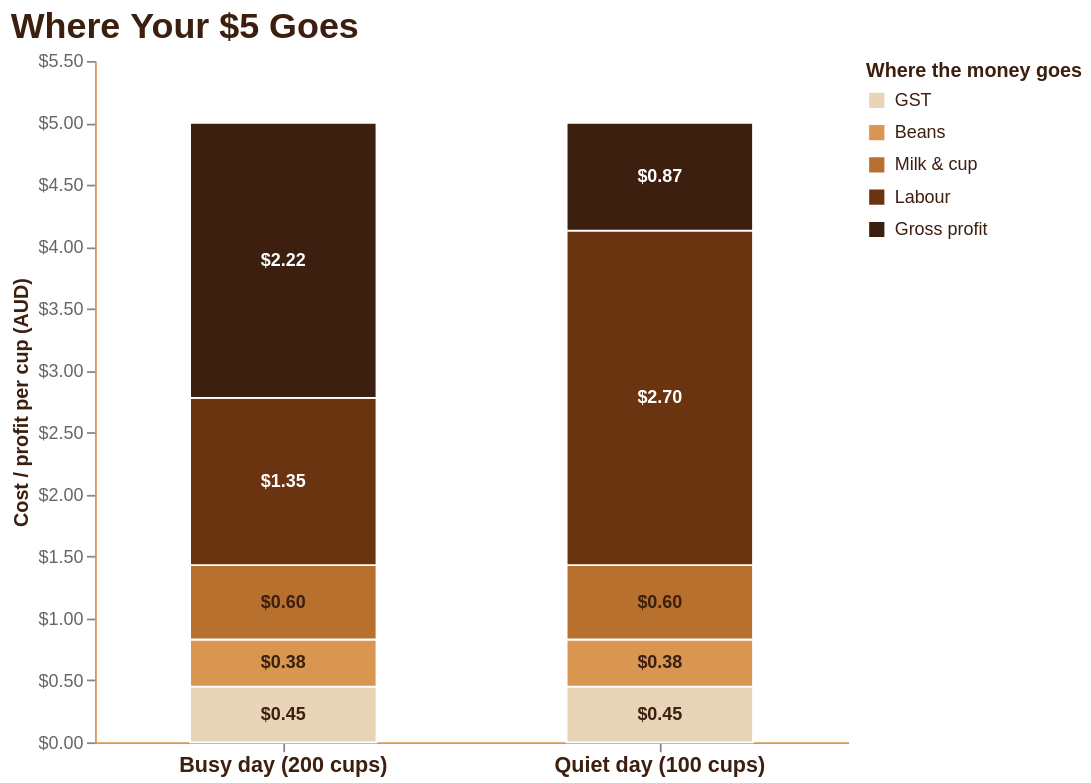

The Vega-Lite source for this figure:
### Vega-Lite specification from a JSON file in a GitHub repository (floating-point values rounded to 4 significant figures)
{"$schema": "https://vega.github.io/schema/vega-lite/v5.json", "title": {"text": "Where Your $5 Goes", "anchor": "start", "fontSize": 20, "subtitleFontSize": 12, "subtitleColor": "#666", "color": "#3C1F0F"}, "width": 420, "height": 380, "data": {"values": [{"scenario": "Busy day (200 cups)", "component": "GST", "amount": 0.45, "order": 1}, {"scenario": "Busy day (200 cups)", "component": "Beans", "amount": 0.38, "order": 2}, {"scenario": "Busy day (200 cups)", "component": "Milk & cup", "amount": 0.6, "order": 3}, {"scenario": "Busy day (200 cups)", "component": "Labour", "amount": 1.35, "order": 4}, {"scenario": "Busy day (200 cups)", "component": "Gross profit", "amount": 2.22, "order": 5}, {"scenario": "Quiet day (100 cups)", "component": "GST", "amount": 0.45, "order": 1}, {"scenario": "Quiet day (100 cups)", "component": "Beans", "amount": 0.38, "order": 2}, {"scenario": "Quiet day (100 cups)", "component": "Milk & cup", "amount": 0.6, "order": 3}, {"scenario": "Quiet day (100 cups)", "component": "Labour", "amount": 2.7, "order": 4}, {"scenario": "Quiet day (100 cups)", "component": "Gross profit", "amount": 0.87, "order": 5}]}, "encoding": {"x": {"field": "scenario", "type": "nominal", "title": null, "sort": ["Busy day (200 cups)", "Quiet day (100 cups)"], "axis": {"labelFontSize": 12, "labelFontWeight": "bold", "labelColor": "#3C1F0F", "labelAngle": 0}}, "y": {"field": "amount", "type": "quantitative", "title": "Cost / profit per cup (AUD)", "stack": "zero", "axis": {"format": "$.2f", "titleColor": "#3C1F0F", "labelColor": "#666", "grid": false}}, "color": {"field": "component", "type": "nominal", "title": "Where the money goes", "sort": ["GST", "Beans", "Milk & cup", "Labour", "Gross profit"], "scale": {"domain": ["GST", "Beans", "Milk & cup", "Labour", "Gross profit"], "range": ["#E8D5B7", "#D89651", "#B8702F", "#6B3410", "#3C1F0F"]}, "legend": {"orient": "right", "offset": 10, "titleColor": "#3C1F0F", "labelColor": "#3C1F0F"}}, "order": {"field": "order", "type": "quantitative"}}, "layer": [{"mark": {"type": "bar", "width": {"band": 0.55}, "stroke": "white", "strokeWidth": 1}, "encoding": {"tooltip": [{"field": "scenario", "type": "nominal", "title": "Day"}, {"field": "component", "type": "nominal", "title": "Where the money goes"}, {"field": "amount", "type": "quantitative", "title": "Amount", "format": "$.2f"}]}}, {"mark": {"type": "text", "fontSize": 10, "fontWeight": "bold"}, "encoding": {"text": {"field": "amount", "type": "quantitative", "format": "$.2f"}, "color": {"condition": {"test": "datum.component === 'Labour' || datum.component === 'Gross profit'", "value": "white"}, "value": "#3C1F0F"}, "y": {"field": "amount", "type": "quantitative", "stack": "zero", "bandPosition": 0.5}}}], "config": {"view": {"stroke": null}, "background": "transparent", "axis": {"domainColor": "#D89651"}}}
